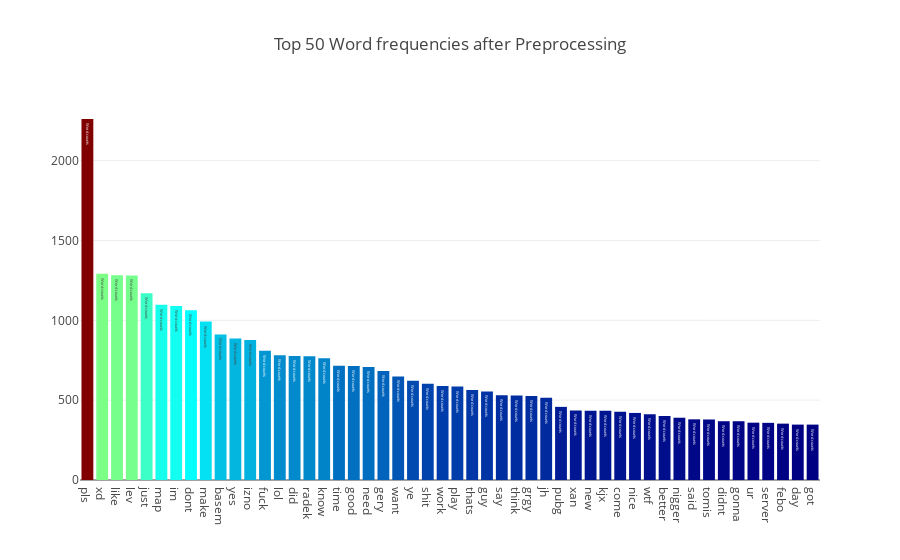
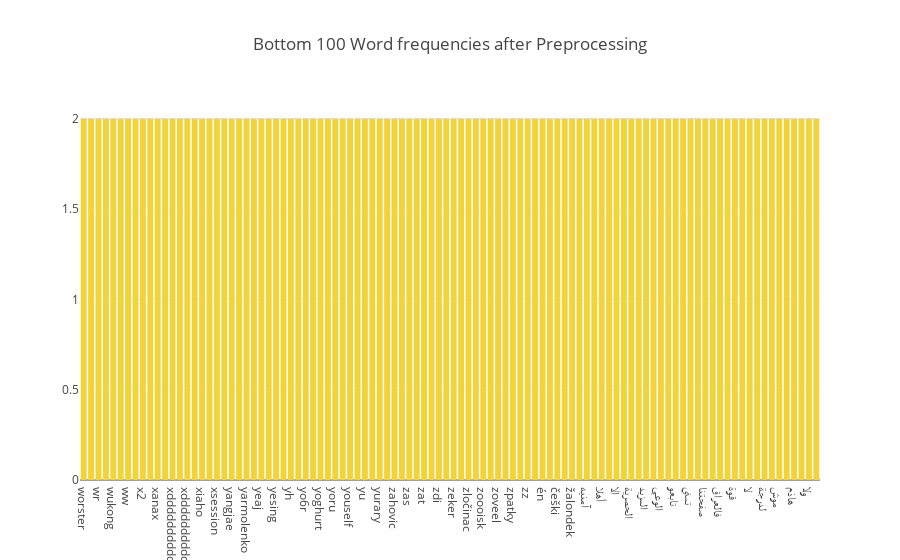

Notebook code for these charts, in order:
### Code cell
feature_names = tf_vectorizer.get_feature_names()
count_vec = np.asarray(tf.sum(axis=0)).ravel()
zipped = list(zip(feature_names, count_vec))
x, y = (list(x) for x in zip(*sorted(zipped, key=lambda x: x[1], reverse=True)))
# Now I want to extract out on the top 15 and bottom 15 words
Y = np.concatenate([y[0:15], y[-16:-1]])
X = np.concatenate([x[0:15], x[-16:-1]])

# Plotting the Plot.ly plot for the Top 50 word frequencies
data = [go.Bar(
            x = x[0:50],
            y = y[0:50],
            marker= dict(colorscale='Jet',
                         color = y[0:50]
                        ),
            text='Word counts'
    )]

layout = go.Layout(
    title='Top 50 Word frequencies after Preprocessing'
)

fig = go.Figure(data=data, layout=layout)

py.iplot(fig, filename='basic-bar')

# Plotting the Plot.ly plot for the Top 50 word frequencies
data = [go.Bar(
            x = x[-100:],
            y = y[-100:],
            marker= dict(colorscale='Portland',
                         color = y[-100:]
                        ),
            text='Word counts'
    )]

layout = go.Layout(
    title='Bottom 100 Word frequencies after Preprocessing'
)

fig = go.Figure(data=data, layout=layout)

py.iplot(fig, filename='basic-bar')

### Figure 1 — Plotly figure (JSON) as saved in the notebook; plotly's stock layout.template omitted (floating-point values rounded to 4 significant figures)
{"data": [{"marker": {"color": [2261, 1291, 1282, 1281, 1170, 1098, 1090, 1063, 992, 912, 886, 877, 809, 781, 777, 775, 763, 715, 714, 708, 682, 649, 621, 603, 589, 585, 564, 555, 531, 529, 526, 515, 458, 436, 434, 433, 428, 420, 412, 401, 390, 380, 379, 368, 368, 359, 358, 353, 347, 347], "colorscale": "Jet"}, "text": "Word counts", "type": "bar", "x": ["pls", "xd", "like", "lev", "just", "map", "im", "dont", "make", "basem", "yes", "izno", "fuck", "lol", "did", "radek", "know", "time", "good", "need", "gery", "want", "ye", "shit", "work", "play", "thats", "guy", "say", "think", "grgy", "jh", "pubg", "xan", "new", "kjx", "come", "nice", "wtf", "better", "nigger", "said", "tomis", "didnt", "gonna", "ur", "server", "febo", "day", "got"], "y": [2261, 1291, 1282, 1281, 1170, 1098, 1090, 1063, 992, 912, 886, 877, 809, 781, 777, 775, 763, 715, 714, 708, 682, 649, 621, 603, 589, 585, 564, 555, 531, 529, 526, 515, 458, 436, 434, 433, 428, 420, 412, 401, 390, 380, 379, 368, 368, 359, 358, 353, 347, 347]}], "layout": {"title": "Top 50 Word frequencies after Preprocessing"}}

### Figure 2 — Plotly figure (JSON) as saved in the notebook; plotly's stock layout.template omitted (floating-point values rounded to 4 significant figures)
{"data": [{"marker": {"color": [2, 2, 2, 2, 2, 2, 2, 2, 2, 2, 2, 2, 2, 2, 2, 2, 2, 2, 2, 2, 2, 2, 2, 2, 2, 2, 2, 2, 2, 2, 2, 2, 2, 2, 2, 2, 2, 2, 2, 2, 2, 2, 2, 2, 2, 2, 2, 2, 2, 2, 2, 2, 2, 2, 2, 2, 2, 2, 2, 2, 2, 2, 2, 2, 2, 2, 2, 2, 2, 2, 2, 2, 2, 2, 2, 2, 2, 2, 2, 2, 2, 2, 2, 2, 2, 2, 2, 2, 2, 2, 2, 2, 2, 2, 2, 2, 2, 2, 2, 2], "colorscale": "Portland"}, "text": "Word counts", "type": "bar", "x": ["worster", "wps", "wr", "writes", "wukong", "wurstchen", "ww", "wwii", "x2", "x3", "xanax", "xdddddddd", "xdddddddddddd", "xddddddddddddddddd", "xddddddddddddddddddddd", "xgnoj", "xiaho", "xmodels", "xsession", "xxl", "yangjae", "yard", "yarmolenko", "yas", "yeaj", "yeee", "yesing", "yesternight", "yh", "ynot", "yo6r", "yoga", "yoghurt", "yoloq", "yoru", "younes", "youself", "yout", "yu", "yummy", "yurary", "yws", "zahovic", "zakazany", "zas", "zaspana", "zat", "zaza", "zdi", "zeeeez", "zeker", "zk", "zločinac", "zooik", "zoooisk", "zotyi", "zoveel", "zp_supreme", "zpatky", "zwei", "zz", "zzz", "én", "été", "češki", "šezmer", "žalondek", "žalondrek", "آمنيه", "أحلى", "أهلا", "الأمم", "الا", "التونسي", "الحصرية", "الفيديوهات", "المزيد", "الموزيكا", "الوعي", "بالله", "تابعو", "تحسدو", "تمني", "حول", "صفحتنا", "عليها", "فالعراق", "قالوا", "قوة", "كان", "لا", "لتصلكم", "لدرجة", "لي", "موش", "نقول", "هاذم", "وصل", "ولا", "𝔻𝕠𝔾𝕠ℕ𝕫𝕀"], "y": [2, 2, 2, 2, 2, 2, 2, 2, 2, 2, 2, 2, 2, 2, 2, 2, 2, 2, 2, 2, 2, 2, 2, 2, 2, 2, 2, 2, 2, 2, 2, 2, 2, 2, 2, 2, 2, 2, 2, 2, 2, 2, 2, 2, 2, 2, 2, 2, 2, 2, 2, 2, 2, 2, 2, 2, 2, 2, 2, 2, 2, 2, 2, 2, 2, 2, 2, 2, 2, 2, 2, 2, 2, 2, 2, 2, 2, 2, 2, 2, 2, 2, 2, 2, 2, 2, 2, 2, 2, 2, 2, 2, 2, 2, 2, 2, 2, 2, 2, 2]}], "layout": {"title": "Bottom 100 Word frequencies after Preprocessing"}}
